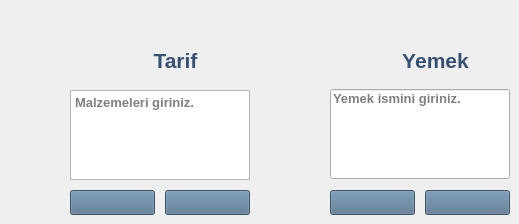
    <widget class="QWidget" name="page_tarif">
     <widget class="QLabel" name="labelTarif">
      <property name="geometry">
       <rect>
        <x>110</x>
        <y>40</y>
        <width>131</width>
        <height>41</height>
       </rect>
      </property>
      <property name="font">
       <font>
        <pointsize>16</pointsize>
        <weight>75</weight>
        <bold>true</bold>
       </font>
      </property>
      <property name="styleSheet">
       <string notr="true">color: rgb(54, 80, 115);

</string>
      </property>
      <property name="text">
       <string>Tarif</string>
      </property>
      <property name="alignment">
       <set>Qt::AlignCenter</set>
      </property>
     </widget>
     <widget class="QLabel" name="iconLabelTarif">
      <property name="geometry">
       <rect>
        <x>80</x>
        <y>40</y>
        <width>47</width>
        <height>41</height>
       </rect>
      </property>
      <property name="styleSheet">
       <string notr="true">image: url(:/icons/icons/icons8-ingredients-48 (1).png);</string>
      </property>
      <property name="text">
       <string/>
      </property>
     </widget>
     <widget class="QLineEdit" name="lineEdit_2">
      <property name="geometry">
       <rect>
        <x>330</x>
        <y>89</y>
        <width>180</width>
        <height>90</height>
       </rect>
      </property>
      <property name="font">
       <font>
        <pointsize>10</pointsize>
        <weight>75</weight>
        <bold>true</bold>
       </font>
      </property>
      <property name="alignment">
       <set>Qt::AlignLeading|Qt::AlignLeft|Qt::AlignTop</set>
      </property>
      <property name="placeholderText">
       <string>Yemek ismini giriniz.</string>
      </property>
      <property name="cursorMoveStyle">
       <enum>Qt::LogicalMoveStyle</enum>
      </property>
     </widget>
     <widget class="QLabel" name="iconLabelYemek">
      <property name="geometry">
       <rect>
        <x>350</x>
        <y>40</y>
        <width>47</width>
        <height>41</height>
       </rect>
      </property>
      <property name="styleSheet">
       <string notr="true">image: url(:/icons/icons/icons8-salad-32.png);</string>
      </property>
      <property name="text">
       <string/>
      </property>
     </widget>
     <widget class="QLabel" name="labelYemek">
      <property name="geometry">
       <rect>
        <x>370</x>
        <y>40</y>
        <width>131</width>
        <height>41</height>
       </rect>
      </property>
      <property name="font">
       <font>
        <pointsize>16</pointsize>
        <weight>75</weight>
        <bold>true</bold>
       </font>
      </property>
      <property name="styleSheet">
       <string notr="true">color: rgb(54, 80, 115);

</string>
      </property>
      <property name="text">
       <string>Yemek</string>
      </property>
      <property name="alignment">
       <set>Qt::AlignCenter</set>
      </property>
     </widget>
     <widget class="QTextEdit" name="textEdit">
      <property name="geometry">
       <rect>
        <x>70</x>
        <y>90</y>
        <width>180</width>
        <height>90</height>
       </rect>
      </property>
      <property name="font">
       <font>
        <pointsize>10</pointsize>
        <weight>75</weight>
        <bold>true</bold>
       </font>
      </property>
      <property name="placeholderText">
       <string>Malzemeleri giriniz.</string>
      </property>
     </widget>
     <widget class="QPushButton" name="btnMicTarif">
      <property name="geometry">
       <rect>
        <x>70</x>
        <y>190</y>
        <width>85</width>
        <height>25</height>
       </rect>
      </property>
      <property name="styleSheet">
       <string notr="true">background-color: rgb(81, 113, 140);</string>
      </property>
      <property name="text">
       <string/>
      </property>
      <property name="icon">
       <iconset resource="icons.qrc">
        <normaloff>:/icons/icons/icons8-microphone-24.png</normaloff>:/icons/icons/icons8-microphone-24.png</iconset>
      </property>
      <property name="iconSize">
       <size>
        <width>32</width>
        <height>32</height>
       </size>
      </property>
     </widget>
     <widget class="QPushButton" name="btnAraTarif">
      <property name="geometry">
       <rect>
        <x>165</x>
        <y>190</y>
        <width>85</width>
        <height>25</height>
       </rect>
      </property>
      <property name="styleSheet">
       <string notr="true">background-color: rgb(81, 113, 140);</string>
      </property>
      <property name="text">
       <string/>
      </property>
      <property name="icon">
       <iconset resource="icons.qrc">
        <normaloff>:/icons/icons/icons8-search-24 (3).png</normaloff>:/icons/icons/icons8-search-24 (3).png</iconset>
      </property>
      <property name="iconSize">
       <size>
        <width>32</width>
        <height>32</height>
       </size>
      </property>
     </widget>
     <widget class="QPushButton" name="btnMicYemek">
      <property name="geometry">
       <rect>
        <x>330</x>
        <y>190</y>
        <width>85</width>
        <height>25</height>
       </rect>
      </property>
      <property name="styleSheet">
       <string notr="true">background-color: rgb(81, 113, 140);</string>
      </property>
      <property name="text">
       <string/>
      </property>
      <property name="icon">
       <iconset resource="icons.qrc">
        <normaloff>:/icons/icons/icons8-microphone-24.png</normaloff>:/icons/icons/icons8-microphone-24.png</iconset>
      </property>
      <property name="iconSize">
       <size>
        <width>32</width>
        <height>32</height>
       </size>
      </property>
     </widget>
     <widget class="QPushButton" name="btnAraYemek">
      <property name="geometry">
       <rect>
        <x>425</x>
        <y>190</y>
        <width>85</width>
        <height>25</height>
       </rect>
      </property>
      <property name="styleSheet">
       <string notr="true">background-color: rgb(81, 113, 140);</string>
      </property>
      <property name="text">
       <string/>
      </property>
      <property name="icon">
       <iconset resource="icons.qrc">
        <normaloff>:/icons/icons/icons8-search-24 (3).png</normaloff>:/icons/icons/icons8-search-24 (3).png</iconset>
      </property>
      <property name="iconSize">
       <size>
        <width>32</width>
        <height>32</height>
       </size>
      </property>
     </widget>
    </widget>
